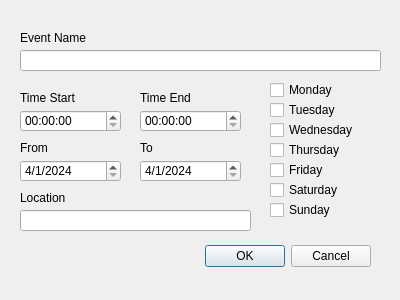
<?xml version="1.0" encoding="UTF-8"?>
<ui version="4.0">
 <class>Dialog</class>
 <widget class="QDialog" name="Dialog">
  <property name="geometry">
   <rect>
    <x>0</x>
    <y>0</y>
    <width>400</width>
    <height>300</height>
   </rect>
  </property>
  <property name="windowTitle">
   <string>Events</string>
  </property>
  <widget class="QDialogButtonBox" name="buttonBox">
   <property name="geometry">
    <rect>
     <x>200</x>
     <y>240</y>
     <width>171</width>
     <height>32</height>
    </rect>
   </property>
   <property name="orientation">
    <enum>Qt::Horizontal</enum>
   </property>
   <property name="standardButtons">
    <set>QDialogButtonBox::Cancel|QDialogButtonBox::Ok</set>
   </property>
  </widget>
  <widget class="QCheckBox" name="checkBox">
   <property name="geometry">
    <rect>
     <x>270</x>
     <y>80</y>
     <width>85</width>
     <height>20</height>
    </rect>
   </property>
   <property name="text">
    <string>Monday</string>
   </property>
  </widget>
  <widget class="QCheckBox" name="checkBox_2">
   <property name="geometry">
    <rect>
     <x>270</x>
     <y>100</y>
     <width>85</width>
     <height>20</height>
    </rect>
   </property>
   <property name="text">
    <string>Tuesday</string>
   </property>
  </widget>
  <widget class="QCheckBox" name="checkBox_3">
   <property name="geometry">
    <rect>
     <x>270</x>
     <y>120</y>
     <width>101</width>
     <height>20</height>
    </rect>
   </property>
   <property name="text">
    <string>Wednesday</string>
   </property>
  </widget>
  <widget class="QCheckBox" name="checkBox_4">
   <property name="geometry">
    <rect>
     <x>270</x>
     <y>140</y>
     <width>85</width>
     <height>20</height>
    </rect>
   </property>
   <property name="text">
    <string>Thursday</string>
   </property>
  </widget>
  <widget class="QCheckBox" name="checkBox_5">
   <property name="geometry">
    <rect>
     <x>270</x>
     <y>160</y>
     <width>85</width>
     <height>20</height>
    </rect>
   </property>
   <property name="text">
    <string>Friday</string>
   </property>
  </widget>
  <widget class="QCheckBox" name="checkBox_6">
   <property name="geometry">
    <rect>
     <x>270</x>
     <y>180</y>
     <width>85</width>
     <height>20</height>
    </rect>
   </property>
   <property name="text">
    <string>Saturday</string>
   </property>
  </widget>
  <widget class="QCheckBox" name="checkBox_7">
   <property name="geometry">
    <rect>
     <x>270</x>
     <y>200</y>
     <width>85</width>
     <height>20</height>
    </rect>
   </property>
   <property name="text">
    <string>Sunday</string>
   </property>
  </widget>
  <widget class="QTimeEdit" name="timeEdit">
   <property name="geometry">
    <rect>
     <x>20</x>
     <y>110</y>
     <width>101</width>
     <height>22</height>
    </rect>
   </property>
  </widget>
  <widget class="QTimeEdit" name="timeEdit_2">
   <property name="geometry">
    <rect>
     <x>140</x>
     <y>110</y>
     <width>101</width>
     <height>22</height>
    </rect>
   </property>
  </widget>
  <widget class="QLabel" name="label">
   <property name="geometry">
    <rect>
     <x>20</x>
     <y>90</y>
     <width>71</width>
     <height>16</height>
    </rect>
   </property>
   <property name="text">
    <string>Time Start</string>
   </property>
  </widget>
  <widget class="QLabel" name="label_2">
   <property name="geometry">
    <rect>
     <x>140</x>
     <y>90</y>
     <width>71</width>
     <height>16</height>
    </rect>
   </property>
   <property name="text">
    <string>Time End</string>
   </property>
  </widget>
  <widget class="QLineEdit" name="lineEdit">
   <property name="geometry">
    <rect>
     <x>20</x>
     <y>50</y>
     <width>361</width>
     <height>21</height>
    </rect>
   </property>
  </widget>
  <widget class="QLabel" name="label_3">
   <property name="geometry">
    <rect>
     <x>20</x>
     <y>30</y>
     <width>81</width>
     <height>16</height>
    </rect>
   </property>
   <property name="text">
    <string>Event Name</string>
   </property>
  </widget>
  <widget class="QLabel" name="label_4">
   <property name="geometry">
    <rect>
     <x>20</x>
     <y>140</y>
     <width>81</width>
     <height>16</height>
    </rect>
   </property>
   <property name="text">
    <string>From</string>
   </property>
  </widget>
  <widget class="QDateEdit" name="dateEdit">
   <property name="geometry">
    <rect>
     <x>20</x>
     <y>160</y>
     <width>101</width>
     <height>22</height>
    </rect>
   </property>
   <property name="minimumDate">
    <date>
     <year>2024</year>
     <month>4</month>
     <day>1</day>
    </date>
   </property>
   <property name="displayFormat">
    <string>M/d/yyyy</string>
   </property>
   <property name="date">
    <date>
     <year>2024</year>
     <month>4</month>
     <day>1</day>
    </date>
   </property>
  </widget>
  <widget class="QLabel" name="label_5">
   <property name="geometry">
    <rect>
     <x>140</x>
     <y>140</y>
     <width>81</width>
     <height>16</height>
    </rect>
   </property>
   <property name="text">
    <string>To</string>
   </property>
  </widget>
  <widget class="QDateEdit" name="dateEdit_2">
   <property name="geometry">
    <rect>
     <x>140</x>
     <y>160</y>
     <width>101</width>
     <height>22</height>
    </rect>
   </property>
   <property name="dateTime">
    <datetime>
     <hour>0</hour>
     <minute>0</minute>
     <second>0</second>
     <year>2024</year>
     <month>4</month>
     <day>1</day>
    </datetime>
   </property>
   <property name="minimumDate">
    <date>
     <year>2024</year>
     <month>4</month>
     <day>1</day>
    </date>
   </property>
   <property name="displayFormat">
    <string>M/d/yyyy</string>
   </property>
   <property name="date">
    <date>
     <year>2024</year>
     <month>4</month>
     <day>1</day>
    </date>
   </property>
  </widget>
  <widget class="QLabel" name="label_6">
   <property name="geometry">
    <rect>
     <x>20</x>
     <y>190</y>
     <width>71</width>
     <height>16</height>
    </rect>
   </property>
   <property name="text">
    <string>Location</string>
   </property>
  </widget>
  <widget class="QLineEdit" name="lineEdit_2">
   <property name="geometry">
    <rect>
     <x>20</x>
     <y>210</y>
     <width>231</width>
     <height>21</height>
    </rect>
   </property>
  </widget>
 </widget>
 <resources/>
 <connections>
  <connection>
   <sender>buttonBox</sender>
   <signal>accepted()</signal>
   <receiver>Dialog</receiver>
   <slot>accept()</slot>
   <hints>
    <hint type="sourcelabel">
     <x>248</x>
     <y>254</y>
    </hint>
    <hint type="destinationlabel">
     <x>157</x>
     <y>274</y>
    </hint>
   </hints>
  </connection>
  <connection>
   <sender>buttonBox</sender>
   <signal>rejected()</signal>
   <receiver>Dialog</receiver>
   <slot>reject()</slot>
   <hints>
    <hint type="sourcelabel">
     <x>316</x>
     <y>260</y>
    </hint>
    <hint type="destinationlabel">
     <x>286</x>
     <y>274</y>
    </hint>
   </hints>
  </connection>
 </connections>
</ui>
